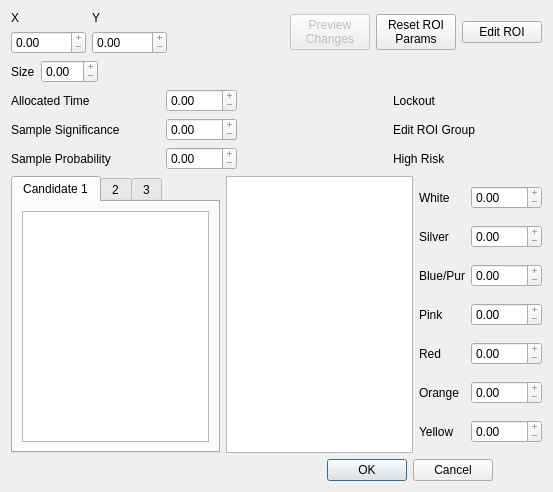
<?xml version="1.0" encoding="UTF-8"?>
<ui version="4.0">
 <class>ROI_dialog</class>
 <widget class="QDialog" name="ROI_dialog">
  <property name="geometry">
   <rect>
    <x>0</x>
    <y>0</y>
    <width>553</width>
    <height>492</height>
   </rect>
  </property>
  <property name="windowTitle">
   <string>Dialog</string>
  </property>
  <layout class="QVBoxLayout" name="verticalLayout_9">
   <item>
    <layout class="QVBoxLayout" name="verticalLayout_8">
     <item>
      <layout class="QVBoxLayout" name="verticalLayout_7">
       <item>
        <layout class="QHBoxLayout" name="horizontalLayout_2">
         <property name="sizeConstraint">
          <enum>QLayout::SetFixedSize</enum>
         </property>
         <item>
          <layout class="QFormLayout" name="formLayout_4">
           <property name="sizeConstraint">
            <enum>QLayout::SetFixedSize</enum>
           </property>
           <item row="0" column="0">
            <widget class="QLabel" name="label_4">
             <property name="text">
              <string>X</string>
             </property>
            </widget>
           </item>
           <item row="0" column="1">
            <widget class="QLabel" name="label_5">
             <property name="text">
              <string>Y</string>
             </property>
            </widget>
           </item>
           <item row="1" column="0">
            <widget class="QDoubleSpinBox" name="x_spinbox">
             <property name="frame">
              <bool>true</bool>
             </property>
             <property name="readOnly">
              <bool>true</bool>
             </property>
             <property name="buttonSymbols">
              <enum>QAbstractSpinBox::PlusMinus</enum>
             </property>
             <property name="accelerated">
              <bool>true</bool>
             </property>
             <property name="correctionMode">
              <enum>QAbstractSpinBox::CorrectToNearestValue</enum>
             </property>
             <property name="minimum">
              <double>-9999.000000000000000</double>
             </property>
             <property name="maximum">
              <double>9999.000000000000000</double>
             </property>
             <property name="value">
              <double>0.000000000000000</double>
             </property>
            </widget>
           </item>
           <item row="1" column="1">
            <widget class="QDoubleSpinBox" name="y_spinbox">
             <property name="readOnly">
              <bool>true</bool>
             </property>
             <property name="buttonSymbols">
              <enum>QAbstractSpinBox::PlusMinus</enum>
             </property>
             <property name="accelerated">
              <bool>true</bool>
             </property>
             <property name="correctionMode">
              <enum>QAbstractSpinBox::CorrectToNearestValue</enum>
             </property>
             <property name="minimum">
              <double>-9999.000000000000000</double>
             </property>
             <property name="maximum">
              <double>9999.989999999999782</double>
             </property>
            </widget>
           </item>
          </layout>
         </item>
         <item>
          <spacer name="horizontalSpacer">
           <property name="orientation">
            <enum>Qt::Horizontal</enum>
           </property>
           <property name="sizeHint" stdset="0">
            <size>
             <width>40</width>
             <height>20</height>
            </size>
           </property>
          </spacer>
         </item>
         <item>
          <widget class="QPushButton" name="preview_changes_button">
           <property name="enabled">
            <bool>false</bool>
           </property>
           <property name="text">
            <string>Preview
Changes</string>
           </property>
          </widget>
         </item>
         <item>
          <widget class="QPushButton" name="reset_roi_button">
           <property name="enabled">
            <bool>true</bool>
           </property>
           <property name="text">
            <string>Reset ROI
Params</string>
           </property>
          </widget>
         </item>
         <item>
          <widget class="QPushButton" name="edit_roi_button">
           <property name="text">
            <string>Edit ROI</string>
           </property>
           <property name="checkable">
            <bool>true</bool>
           </property>
          </widget>
         </item>
        </layout>
       </item>
       <item>
        <layout class="QHBoxLayout" name="horizontalLayout_18">
         <item>
          <layout class="QFormLayout" name="formLayout_2">
           <property name="sizeConstraint">
            <enum>QLayout::SetFixedSize</enum>
           </property>
           <item row="0" column="0">
            <widget class="QLabel" name="label_2">
             <property name="text">
              <string>Size</string>
             </property>
            </widget>
           </item>
           <item row="0" column="1">
            <widget class="QDoubleSpinBox" name="roi_radius">
             <property name="readOnly">
              <bool>true</bool>
             </property>
             <property name="buttonSymbols">
              <enum>QAbstractSpinBox::PlusMinus</enum>
             </property>
             <property name="accelerated">
              <bool>true</bool>
             </property>
            </widget>
           </item>
          </layout>
         </item>
         <item>
          <spacer name="horizontalSpacer_9">
           <property name="orientation">
            <enum>Qt::Horizontal</enum>
           </property>
           <property name="sizeHint" stdset="0">
            <size>
             <width>40</width>
             <height>20</height>
            </size>
           </property>
          </spacer>
         </item>
        </layout>
       </item>
       <item>
        <layout class="QHBoxLayout" name="horizontalLayout_9">
         <item>
          <layout class="QVBoxLayout" name="verticalLayout">
           <item>
            <layout class="QHBoxLayout" name="horizontalLayout_8">
             <item>
              <widget class="QLabel" name="label">
               <property name="text">
                <string>Allocated Time</string>
               </property>
              </widget>
             </item>
             <item>
              <spacer name="horizontalSpacer_2">
               <property name="orientation">
                <enum>Qt::Horizontal</enum>
               </property>
               <property name="sizeHint" stdset="0">
                <size>
                 <width>40</width>
                 <height>20</height>
                </size>
               </property>
              </spacer>
             </item>
             <item>
              <widget class="QDoubleSpinBox" name="allocated_time_spinbox">
               <property name="readOnly">
                <bool>true</bool>
               </property>
               <property name="buttonSymbols">
                <enum>QAbstractSpinBox::PlusMinus</enum>
               </property>
               <property name="accelerated">
                <bool>true</bool>
               </property>
               <property name="maximum">
                <double>9999.000000000000000</double>
               </property>
              </widget>
             </item>
            </layout>
           </item>
           <item>
            <layout class="QHBoxLayout" name="horizontalLayout_7">
             <item>
              <widget class="QLabel" name="label_6">
               <property name="text">
                <string>Sample Significance</string>
               </property>
              </widget>
             </item>
             <item>
              <spacer name="horizontalSpacer_3">
               <property name="orientation">
                <enum>Qt::Horizontal</enum>
               </property>
               <property name="sizeHint" stdset="0">
                <size>
                 <width>40</width>
                 <height>20</height>
                </size>
               </property>
              </spacer>
             </item>
             <item>
              <widget class="QDoubleSpinBox" name="sample_sig_spinbox">
               <property name="readOnly">
                <bool>true</bool>
               </property>
               <property name="buttonSymbols">
                <enum>QAbstractSpinBox::PlusMinus</enum>
               </property>
               <property name="accelerated">
                <bool>true</bool>
               </property>
               <property name="maximum">
                <double>9999.000000000000000</double>
               </property>
              </widget>
             </item>
            </layout>
           </item>
           <item>
            <layout class="QHBoxLayout" name="horizontalLayout_6">
             <item>
              <widget class="QLabel" name="label_10">
               <property name="text">
                <string>Sample Probability</string>
               </property>
              </widget>
             </item>
             <item>
              <spacer name="horizontalSpacer_4">
               <property name="orientation">
                <enum>Qt::Horizontal</enum>
               </property>
               <property name="sizeHint" stdset="0">
                <size>
                 <width>40</width>
                 <height>20</height>
                </size>
               </property>
              </spacer>
             </item>
             <item>
              <widget class="QDoubleSpinBox" name="sample_prob_spinbox">
               <property name="readOnly">
                <bool>true</bool>
               </property>
               <property name="buttonSymbols">
                <enum>QAbstractSpinBox::PlusMinus</enum>
               </property>
               <property name="accelerated">
                <bool>true</bool>
               </property>
               <property name="maximum">
                <double>9999.000000000000000</double>
               </property>
              </widget>
             </item>
            </layout>
           </item>
          </layout>
         </item>
         <item>
          <spacer name="horizontalSpacer_8">
           <property name="orientation">
            <enum>Qt::Horizontal</enum>
           </property>
           <property name="sizeType">
            <enum>QSizePolicy::Expanding</enum>
           </property>
           <property name="sizeHint" stdset="0">
            <size>
             <width>40</width>
             <height>20</height>
            </size>
           </property>
          </spacer>
         </item>
         <item>
          <layout class="QVBoxLayout" name="verticalLayout_2">
           <item>
            <layout class="QHBoxLayout" name="horizontalLayout_3">
             <item>
              <widget class="QLabel" name="label_7">
               <property name="text">
                <string>Lockout</string>
               </property>
              </widget>
             </item>
             <item>
              <spacer name="horizontalSpacer_7">
               <property name="orientation">
                <enum>Qt::Horizontal</enum>
               </property>
               <property name="sizeHint" stdset="0">
                <size>
                 <width>40</width>
                 <height>20</height>
                </size>
               </property>
              </spacer>
             </item>
             <item>
              <widget class="QLedIndicator" name="lockout_indicator" native="true">
               <property name="minimumSize">
                <size>
                 <width>14</width>
                 <height>15</height>
                </size>
               </property>
              </widget>
             </item>
            </layout>
           </item>
           <item>
            <layout class="QHBoxLayout" name="horizontalLayout_4">
             <item>
              <widget class="QLabel" name="label_9">
               <property name="text">
                <string>Edit ROI Group</string>
               </property>
              </widget>
             </item>
             <item>
              <spacer name="horizontalSpacer_6">
               <property name="orientation">
                <enum>Qt::Horizontal</enum>
               </property>
               <property name="sizeHint" stdset="0">
                <size>
                 <width>40</width>
                 <height>20</height>
                </size>
               </property>
              </spacer>
             </item>
             <item>
              <widget class="QLedIndicator" name="edit_roi_group_indicator" native="true">
               <property name="minimumSize">
                <size>
                 <width>14</width>
                 <height>15</height>
                </size>
               </property>
              </widget>
             </item>
            </layout>
           </item>
           <item>
            <layout class="QHBoxLayout" name="horizontalLayout_5">
             <item>
              <widget class="QLabel" name="label_8">
               <property name="text">
                <string>High Risk</string>
               </property>
              </widget>
             </item>
             <item>
              <spacer name="horizontalSpacer_5">
               <property name="orientation">
                <enum>Qt::Horizontal</enum>
               </property>
               <property name="sizeHint" stdset="0">
                <size>
                 <width>40</width>
                 <height>20</height>
                </size>
               </property>
              </spacer>
             </item>
             <item>
              <widget class="QLedIndicator" name="high_risk_indicator" native="true">
               <property name="minimumSize">
                <size>
                 <width>14</width>
                 <height>15</height>
                </size>
               </property>
              </widget>
             </item>
            </layout>
           </item>
          </layout>
         </item>
        </layout>
       </item>
      </layout>
     </item>
     <item>
      <layout class="QHBoxLayout" name="horizontalLayout_17">
       <item>
        <layout class="QHBoxLayout" name="horizontalLayout">
         <item>
          <widget class="QTabWidget" name="candidate_tabber">
           <property name="sizePolicy">
            <sizepolicy hsizetype="Expanding" vsizetype="Expanding">
             <horstretch>0</horstretch>
             <verstretch>0</verstretch>
            </sizepolicy>
           </property>
           <property name="currentIndex">
            <number>0</number>
           </property>
           <widget class="QWidget" name="tab">
            <attribute name="title">
             <string>Candidate 1</string>
            </attribute>
            <layout class="QVBoxLayout" name="verticalLayout_3">
             <item>
              <widget class="QGraphicsView" name="candidate_view_1"/>
             </item>
            </layout>
           </widget>
           <widget class="QWidget" name="tab_2">
            <attribute name="title">
             <string>2</string>
            </attribute>
            <layout class="QVBoxLayout" name="verticalLayout_4">
             <item>
              <widget class="QGraphicsView" name="candidate_view_2"/>
             </item>
            </layout>
           </widget>
           <widget class="QWidget" name="tab_3">
            <attribute name="title">
             <string>3</string>
            </attribute>
            <layout class="QVBoxLayout" name="verticalLayout_5">
             <item>
              <widget class="QGraphicsView" name="candidate_view_3"/>
             </item>
            </layout>
           </widget>
          </widget>
         </item>
         <item>
          <widget class="QTableView" name="tableView"/>
         </item>
        </layout>
       </item>
       <item>
        <layout class="QVBoxLayout" name="verticalLayout_6">
         <item>
          <layout class="QHBoxLayout" name="horizontalLayout_10">
           <item>
            <widget class="QLabel" name="label_11">
             <property name="text">
              <string>White</string>
             </property>
            </widget>
           </item>
           <item>
            <widget class="QDoubleSpinBox" name="white_prob_spinbox">
             <property name="readOnly">
              <bool>true</bool>
             </property>
             <property name="buttonSymbols">
              <enum>QAbstractSpinBox::PlusMinus</enum>
             </property>
             <property name="accelerated">
              <bool>true</bool>
             </property>
             <property name="maximum">
              <double>9999.000000000000000</double>
             </property>
            </widget>
           </item>
          </layout>
         </item>
         <item>
          <layout class="QHBoxLayout" name="horizontalLayout_11">
           <item>
            <widget class="QLabel" name="label_12">
             <property name="text">
              <string>Silver</string>
             </property>
            </widget>
           </item>
           <item>
            <widget class="QDoubleSpinBox" name="silver_prob_spinbox">
             <property name="readOnly">
              <bool>true</bool>
             </property>
             <property name="buttonSymbols">
              <enum>QAbstractSpinBox::PlusMinus</enum>
             </property>
             <property name="accelerated">
              <bool>true</bool>
             </property>
             <property name="maximum">
              <double>9999.000000000000000</double>
             </property>
            </widget>
           </item>
          </layout>
         </item>
         <item>
          <layout class="QHBoxLayout" name="horizontalLayout_12">
           <item>
            <widget class="QLabel" name="label_13">
             <property name="text">
              <string>Blue/Pur</string>
             </property>
            </widget>
           </item>
           <item>
            <widget class="QDoubleSpinBox" name="blue_purple_prob_spinbox">
             <property name="readOnly">
              <bool>true</bool>
             </property>
             <property name="buttonSymbols">
              <enum>QAbstractSpinBox::PlusMinus</enum>
             </property>
             <property name="accelerated">
              <bool>true</bool>
             </property>
             <property name="maximum">
              <double>9999.000000000000000</double>
             </property>
            </widget>
           </item>
          </layout>
         </item>
         <item>
          <layout class="QHBoxLayout" name="horizontalLayout_13">
           <item>
            <widget class="QLabel" name="label_14">
             <property name="text">
              <string>Pink</string>
             </property>
            </widget>
           </item>
           <item>
            <widget class="QDoubleSpinBox" name="pink_prob_spinbox">
             <property name="readOnly">
              <bool>true</bool>
             </property>
             <property name="buttonSymbols">
              <enum>QAbstractSpinBox::PlusMinus</enum>
             </property>
             <property name="accelerated">
              <bool>true</bool>
             </property>
             <property name="maximum">
              <double>9999.000000000000000</double>
             </property>
            </widget>
           </item>
          </layout>
         </item>
         <item>
          <layout class="QHBoxLayout" name="horizontalLayout_16">
           <item>
            <widget class="QLabel" name="label_17">
             <property name="text">
              <string>Red</string>
             </property>
            </widget>
           </item>
           <item>
            <widget class="QDoubleSpinBox" name="red_prob_spinbox">
             <property name="readOnly">
              <bool>true</bool>
             </property>
             <property name="buttonSymbols">
              <enum>QAbstractSpinBox::PlusMinus</enum>
             </property>
             <property name="accelerated">
              <bool>true</bool>
             </property>
             <property name="maximum">
              <double>9999.000000000000000</double>
             </property>
            </widget>
           </item>
          </layout>
         </item>
         <item>
          <layout class="QHBoxLayout" name="horizontalLayout_15">
           <item>
            <widget class="QLabel" name="label_16">
             <property name="text">
              <string>Orange</string>
             </property>
            </widget>
           </item>
           <item>
            <widget class="QDoubleSpinBox" name="orange_prob_spinbox">
             <property name="readOnly">
              <bool>true</bool>
             </property>
             <property name="buttonSymbols">
              <enum>QAbstractSpinBox::PlusMinus</enum>
             </property>
             <property name="accelerated">
              <bool>true</bool>
             </property>
             <property name="maximum">
              <double>9999.000000000000000</double>
             </property>
            </widget>
           </item>
          </layout>
         </item>
         <item>
          <layout class="QHBoxLayout" name="horizontalLayout_14">
           <item>
            <widget class="QLabel" name="label_15">
             <property name="text">
              <string>Yellow</string>
             </property>
            </widget>
           </item>
           <item>
            <widget class="QDoubleSpinBox" name="yellow_prob_spinbox">
             <property name="readOnly">
              <bool>true</bool>
             </property>
             <property name="buttonSymbols">
              <enum>QAbstractSpinBox::PlusMinus</enum>
             </property>
             <property name="accelerated">
              <bool>true</bool>
             </property>
             <property name="maximum">
              <double>9999.000000000000000</double>
             </property>
            </widget>
           </item>
          </layout>
         </item>
        </layout>
       </item>
      </layout>
     </item>
     <item>
      <layout class="QHBoxLayout" name="horizontalLayout_19">
       <item>
        <spacer name="horizontalSpacer_10">
         <property name="orientation">
          <enum>Qt::Horizontal</enum>
         </property>
         <property name="sizeHint" stdset="0">
          <size>
           <width>40</width>
           <height>20</height>
          </size>
         </property>
        </spacer>
       </item>
       <item>
        <widget class="QDialogButtonBox" name="buttonBox">
         <property name="orientation">
          <enum>Qt::Horizontal</enum>
         </property>
         <property name="standardButtons">
          <set>QDialogButtonBox::Cancel|QDialogButtonBox::Ok</set>
         </property>
         <property name="centerButtons">
          <bool>true</bool>
         </property>
        </widget>
       </item>
      </layout>
     </item>
    </layout>
   </item>
  </layout>
 </widget>
 <customwidgets>
  <customwidget>
   <class>QLedIndicator</class>
   <extends>QWidget</extends>
   <header>qledindicator.h</header>
  </customwidget>
 </customwidgets>
 <resources/>
 <connections>
  <connection>
   <sender>buttonBox</sender>
   <signal>rejected()</signal>
   <receiver>ROI_dialog</receiver>
   <slot>reject()</slot>
   <hints>
    <hint type="sourcelabel">
     <x>325</x>
     <y>465</y>
    </hint>
    <hint type="destinationlabel">
     <x>286</x>
     <y>274</y>
    </hint>
   </hints>
  </connection>
  <connection>
   <sender>buttonBox</sender>
   <signal>accepted()</signal>
   <receiver>ROI_dialog</receiver>
   <slot>accept()</slot>
   <hints>
    <hint type="sourcelabel">
     <x>257</x>
     <y>465</y>
    </hint>
    <hint type="destinationlabel">
     <x>157</x>
     <y>274</y>
    </hint>
   </hints>
  </connection>
 </connections>
</ui>
